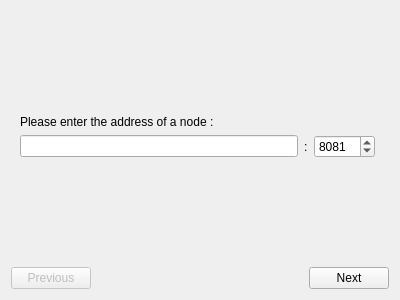
<?xml version="1.0" encoding="UTF-8"?>
<ui version="4.0">
 <class>CommunityConfigurationDialog</class>
 <widget class="QDialog" name="CommunityConfigurationDialog">
  <property name="geometry">
   <rect>
    <x>0</x>
    <y>0</y>
    <width>400</width>
    <height>300</height>
   </rect>
  </property>
  <property name="contextMenuPolicy">
   <enum>Qt::CustomContextMenu</enum>
  </property>
  <property name="windowTitle">
   <string>Add a community</string>
  </property>
  <property name="modal">
   <bool>true</bool>
  </property>
  <layout class="QVBoxLayout" name="verticalLayout">
   <item>
    <widget class="QStackedWidget" name="stacked_pages">
     <property name="currentIndex">
      <number>0</number>
     </property>
     <widget class="QWidget" name="page_init">
      <layout class="QVBoxLayout" name="verticalLayout_4">
       <item>
        <spacer name="verticalSpacer_2">
         <property name="orientation">
          <enum>Qt::Vertical</enum>
         </property>
         <property name="sizeHint" stdset="0">
          <size>
           <width>20</width>
           <height>40</height>
          </size>
         </property>
        </spacer>
       </item>
       <item>
        <widget class="QLabel" name="label">
         <property name="text">
          <string>Please enter the address of a node :</string>
         </property>
        </widget>
       </item>
       <item>
        <layout class="QHBoxLayout" name="horizontalLayout">
         <property name="rightMargin">
          <number>5</number>
         </property>
         <item>
          <widget class="QLineEdit" name="lineedit_server"/>
         </item>
         <item>
          <widget class="QLabel" name="label_double_dot">
           <property name="text">
            <string>:</string>
           </property>
          </widget>
         </item>
         <item>
          <widget class="QSpinBox" name="spinbox_port">
           <property name="maximum">
            <number>25000</number>
           </property>
           <property name="value">
            <number>8081</number>
           </property>
          </widget>
         </item>
        </layout>
       </item>
       <item>
        <layout class="QHBoxLayout" name="horizontalLayout_2"/>
       </item>
       <item>
        <spacer name="verticalSpacer">
         <property name="orientation">
          <enum>Qt::Vertical</enum>
         </property>
         <property name="sizeHint" stdset="0">
          <size>
           <width>20</width>
           <height>40</height>
          </size>
         </property>
        </spacer>
       </item>
      </layout>
     </widget>
     <widget class="QWidget" name="page_add_nodes">
      <layout class="QVBoxLayout" name="verticalLayout_2">
       <item>
        <widget class="QGroupBox" name="groupBox_2">
         <property name="title">
          <string>Communities nodes</string>
         </property>
         <layout class="QVBoxLayout" name="verticalLayout_3">
          <item>
           <widget class="QTreeView" name="tree_nodes">
            <property name="contextMenuPolicy">
             <enum>Qt::CustomContextMenu</enum>
            </property>
           </widget>
          </item>
          <item>
           <layout class="QHBoxLayout" name="horizontalLayout_3">
            <item>
             <widget class="QLineEdit" name="lineedit_add_address">
              <property name="text">
               <string/>
              </property>
              <property name="placeholderText">
               <string>Server</string>
              </property>
             </widget>
            </item>
            <item>
             <widget class="QSpinBox" name="spinbox_add_port">
              <property name="minimum">
               <number>1025</number>
              </property>
              <property name="maximum">
               <number>99999</number>
              </property>
              <property name="value">
               <number>8081</number>
              </property>
             </widget>
            </item>
            <item>
             <widget class="QPushButton" name="button_add">
              <property name="text">
               <string>Add</string>
              </property>
             </widget>
            </item>
           </layout>
          </item>
         </layout>
        </widget>
       </item>
      </layout>
     </widget>
     <widget class="QWidget" name="page_wallets">
      <layout class="QVBoxLayout" name="verticalLayout_5">
       <item>
        <widget class="QTabWidget" name="tabs_wallets">
         <property name="currentIndex">
          <number>-1</number>
         </property>
        </widget>
       </item>
      </layout>
     </widget>
    </widget>
   </item>
   <item>
    <layout class="QHBoxLayout" name="horizontalLayout_4">
     <item>
      <widget class="QPushButton" name="button_previous">
       <property name="enabled">
        <bool>false</bool>
       </property>
       <property name="text">
        <string>Previous</string>
       </property>
      </widget>
     </item>
     <item>
      <spacer name="horizontalSpacer_2">
       <property name="orientation">
        <enum>Qt::Horizontal</enum>
       </property>
       <property name="sizeHint" stdset="0">
        <size>
         <width>40</width>
         <height>20</height>
        </size>
       </property>
      </spacer>
     </item>
     <item>
      <widget class="QPushButton" name="button_next">
       <property name="enabled">
        <bool>true</bool>
       </property>
       <property name="text">
        <string>Next</string>
       </property>
      </widget>
     </item>
    </layout>
   </item>
  </layout>
 </widget>
 <resources/>
 <connections>
  <connection>
   <sender>button_add</sender>
   <signal>clicked()</signal>
   <receiver>CommunityConfigurationDialog</receiver>
   <slot>add_node()</slot>
   <hints>
    <hint type="sourcelabel">
     <x>337</x>
     <y>236</y>
    </hint>
    <hint type="destinationlabel">
     <x>199</x>
     <y>149</y>
    </hint>
   </hints>
  </connection>
  <connection>
   <sender>tree_nodes</sender>
   <signal>customContextMenuRequested(QPoint)</signal>
   <receiver>CommunityConfigurationDialog</receiver>
   <slot>showContextMenu(QPoint)</slot>
   <hints>
    <hint type="sourcelabel">
     <x>199</x>
     <y>128</y>
    </hint>
    <hint type="destinationlabel">
     <x>199</x>
     <y>149</y>
    </hint>
   </hints>
  </connection>
  <connection>
   <sender>button_next</sender>
   <signal>clicked()</signal>
   <receiver>CommunityConfigurationDialog</receiver>
   <slot>next()</slot>
   <hints>
    <hint type="sourcelabel">
     <x>349</x>
     <y>278</y>
    </hint>
    <hint type="destinationlabel">
     <x>199</x>
     <y>149</y>
    </hint>
   </hints>
  </connection>
  <connection>
   <sender>button_previous</sender>
   <signal>clicked()</signal>
   <receiver>CommunityConfigurationDialog</receiver>
   <slot>previous()</slot>
   <hints>
    <hint type="sourcelabel">
     <x>49</x>
     <y>278</y>
    </hint>
    <hint type="destinationlabel">
     <x>199</x>
     <y>149</y>
    </hint>
   </hints>
  </connection>
 </connections>
 <slots>
  <slot>add_node()</slot>
  <slot>showContextMenu(QPoint)</slot>
  <slot>check()</slot>
  <slot>next()</slot>
  <slot>previous()</slot>
  <slot>current_wallet_changed(int)</slot>
 </slots>
</ui>
